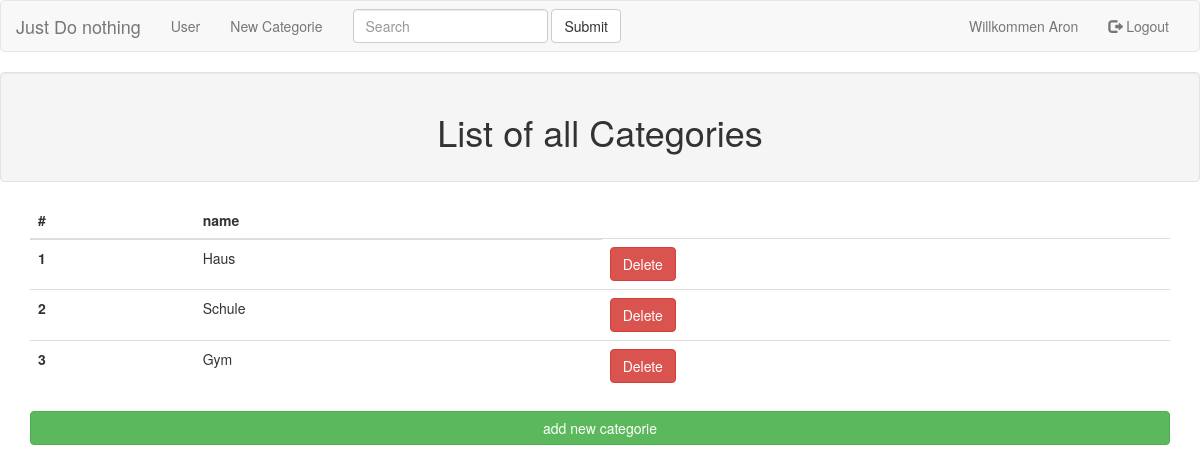
The page /common/Admin/A_categories.php (signed in) on the database its author committed.
### tables this page shows
CREATE TABLE `categories` (
  `id` int(11) NOT NULL AUTO_INCREMENT,
  `name` varchar(32) NOT NULL,
  PRIMARY KEY (`id`)
);

### common/Backend/DB/DB_functions.php (the view, shortened to what this page needs)
<?php
function displaycategories(){
    $mysqli = connection();
    $query = 'SELECT * from categories ';
    $result = $mysqli->query($query);
    if ($result->num_rows > 0) {
        while($row = $result->fetch_assoc()) {
            $id = $row["id"];
            $name = $row["name"];
            echo "
        <tr>
        <th scope='row'>$id</th>
        <td>$name</td>
        <form action='' method='post'>
        <td><a class='btn btn-danger' role='button' href='../Backend/DB/GET_delete.php?deletecategorie=$id'> <div>Delete</div></a></td>
        </form>
        </tr>
     ";}
    } else {
        echo "0 results";
    }
}

### rows shown on the page
categories: id "1", name "Haus"
categories: id "2", name "Schule"
categories: id "3", name "Gym"

### other values the page prints
$_SESSION["firstname"] "Aron"
